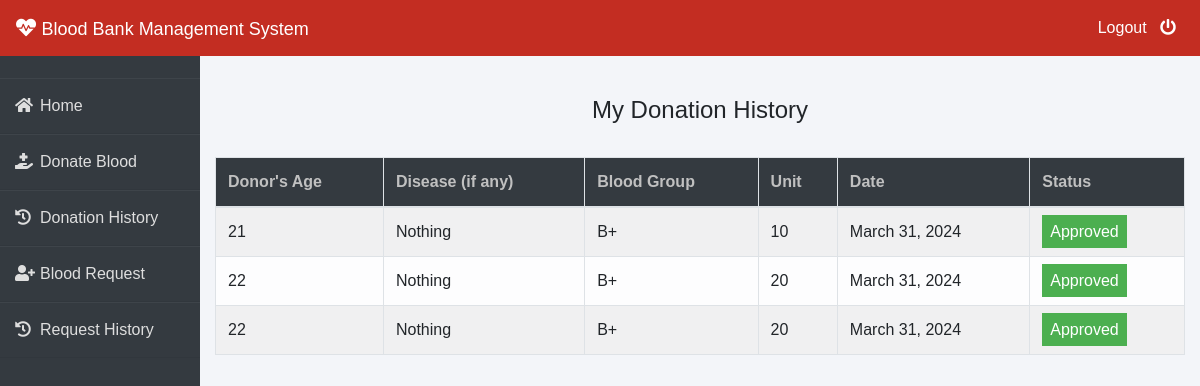
/donor/donation-history (signed in), run on the app's committed database.
### donor/models.py (models this page shows, shortened)
class BloodDonate(models.Model):
    donor=models.ForeignKey(Donor,on_delete=models.CASCADE)
    disease=models.CharField(max_length=100,default="Nothing")
    age=models.PositiveIntegerField()
    bloodgroup=models.CharField(max_length=10)
    unit=models.PositiveIntegerField(default=0)
    status=models.CharField(max_length=20,default="Pending")
    date=models.DateField(auto_now=True)

### donor/views.py (the view)
# urls.py: path('donation-history', views.donation_history_view,name='donation-history'),
def donation_history_view(request):
    donor= models.Donor.objects.get(user_id=request.user.id)
    donations=models.BloodDonate.objects.all().filter(donor=donor)
    return render(request,'donor/donation_history.html',{'donations':donations})

### templates/donor/donation_history.html (shortened to what this page needs)
{% extends 'donor/donorbase.html' %}
{% block content %}
{% load widget_tweaks %}
{%load static%}
<head>
   </head>
<br><br>
<div class="container">
    <H4 class="text-center">My Donation History</H4><br>
    <table class="table table-light table-hover table-bordered table-striped">
        <thead class="bg-dark">
            <tr>
                <th scope="col" style="color: rgb(192, 192, 192);">Donor's Age</th>
                <th scope="col" style="color: rgb(192, 192, 192);">Disease (if any)</th>
                <th scope="col" style="color: rgb(192, 192, 192);">Blood Group</th>
                <th scope="col" style="color: rgb(192, 192, 192);">Unit</th>
                <th scope="col" style="color: rgb(192, 192, 192);">Date</th>
                <th scope="col" style="color: rgb(192, 192, 192);">Status</th>
            </tr>
        </thead>
        <tbody>
            {% for t in donations %}
            <tr>
                <td>{{t.age}}</td>
                <td> {{t.disease}}</td>
                <td>{{t.bloodgroup}}</td>
                <td>{{t.unit}}</td>
                <td>{{t.date}}</td>
                {% if t.status == 'Approved' %}
                <td><span class="label success"> Approved</span></td>
                {% elif t.status == 'Rejected' %}
                <td><span class="label danger">Rejected</span></td>
                {% else %}
                <td><span style="color: white;margin-left: 0px;" class="label info">Pending</span></td>
                {% endif %}
            </tr>
            {% endfor %}
        </tbody>
    </table>
</div>
{% endblock content %}

### templates/donor/donorbase.html (style rules this page uses)
* { margin: 0; padding: 0; box-sizing: border-box; list-style: none; text-decoration: none; font-family: 'Josefin Sans', sans-serif; }
body { background-color: #f3f5f9; }

### templates/donor/donation_history.html (style rules this page uses)
.label { color: white; padding: 8px; }
.success { background-color: #4CAF50; }

### data on the page
BloodDonate: age "21", disease "Nothing", bloodgroup "B+", unit "10", date "March 31, 2024", status "Approved"
BloodDonate: age "22", disease "Nothing", bloodgroup "B+", unit "20", date "March 31, 2024", status "Approved"
BloodDonate: age "22", disease "Nothing", bloodgroup "B+", unit "20", date "March 31, 2024", status "Approved"
